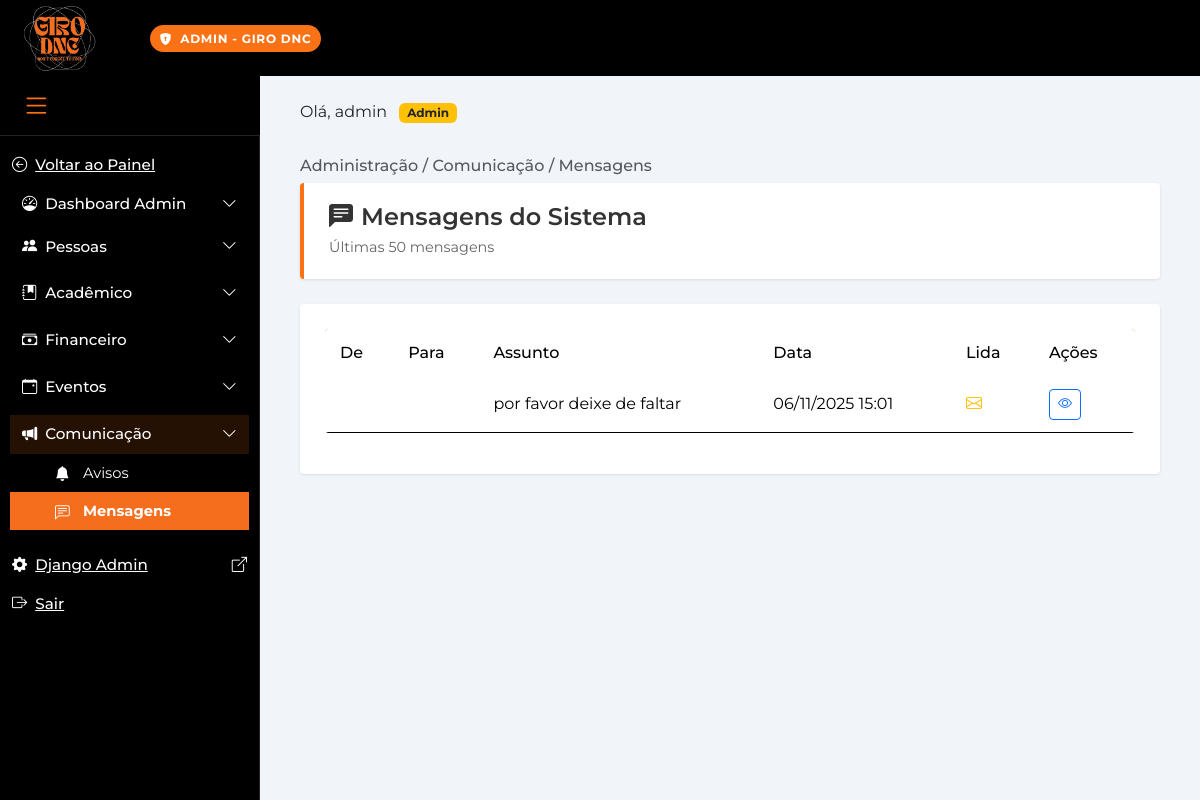
Screenshot of /admin-painel/mensagens/ (signed in) with the database file from the repository.
### paginas/models.py (models this page shows, shortened)
class Mensagem(models.Model):
    remetente = models.ForeignKey(User, on_delete=models.CASCADE, related_name='mensagens_enviadas')
    destinatario = models.ForeignKey(User, on_delete=models.CASCADE, related_name='mensagens_recebidas')
    assunto = models.CharField(max_length=200, blank=True)
    conteudo = models.TextField()
    data_envio = models.DateTimeField(auto_now_add=True)
    lida = models.BooleanField(default=False)
    data_leitura = models.DateTimeField(null=True, blank=True)
    class Meta:
        verbose_name = 'Mensagem'
        verbose_name_plural = 'Mensagens'
        ordering = ['-data_envio']

### paginas/admin_views.py (the view)
# urls.py: path('admin-painel/mensagens/', admin_views.admin_mensagens, name='admin_mensagens'),
@login_required
@user_passes_test(is_superuser)
def admin_mensagens(request):
    mensagens = Mensagem.objects.select_related('remetente', 'destinatario').order_by('-data_envio')[:50]
    context = {
        'mensagens': mensagens,
    }
    return render(request, 'admin_painel/mensagens.html', context)

### paginas/admin_views.py (called while the page is built)
def is_superuser(user):
    return user.is_superuser

### paginas/templates/admin_painel/mensagens.html (shortened to what this page needs)
<!doctype html>
<html lang="pt-br">
<head>
    {% load static %}
  <link href="https://cdn.jsdelivr.net/npm/bootstrap@5.3.3/dist/css/bootstrap.min.css" rel="stylesheet">
  <link href="https://cdn.jsdelivr.net/npm/bootstrap-icons@1.11.3/font/bootstrap-icons.css" rel="stylesheet">
  <link href="https://cdn.datatables.net/1.13.7/css/dataTables.bootstrap5.min.css" rel="stylesheet">
  <link rel="stylesheet" href="{% static 'paginas/css/style.css' %}">
  <link rel="stylesheet" href="{% static 'paginas/css/admin.css' %}">
</head>
<body>
  <header class="gd-topbar">
    <div class="gd-logo-container">
      <a href="{% url 'paginas:home' %}">
        <img src="{% static 'paginas/img/Girologo.jpg' %}" alt="Logo Giro" class="gd-logo">
      </a>
    </div>
    <div class="gd-topbar-content">
      <span class="gd-pill" style="background: #f97316; color: white;">
        <i class="bi bi-shield-lock-fill me-2"></i>ADMIN - GIRO DNC
      </span>
    </div>
  </header>
  <div class="sidebar-item">
    <button id="sidebar-toggle" class="menu-sanduiche">
      <i class="bi bi-list"></i>
    </button>
  </div>
  <div class="gd-layout d-flex">
    <aside class="gd-sidebar d-flex flex-column">
      <nav class="gd-nav flex-grow-1">
        <div class="accordion" id="sidebarAccordion">
          <ul>
            <li>
              <a href="{% url 'paginas:painel_index' %}" class="btn-toggle sidebar-option">
                <i class="bi bi-arrow-left-circle"></i>
                <span>Voltar ao Painel</span>
              </a>
            </li>
            <li>
              <div class="gd-submenu mb-1">
                <button class="btn-toggle sidebar-option " data-bs-toggle="collapse" data-bs-target="#collapseAdmin" aria-expanded="false">
                  <i class="bi bi-speedometer"></i>
                  <span>Dashboard Admin</span>
                  <i class="bi bi-chevron-down ms-auto"></i>
                </button>
              </div>
            </li>
            <li>
              <div class="gd-submenu mb-2">
                <button class="btn-toggle sidebar-option " data-bs-toggle="collapse" data-bs-target="#collapsePessoas" aria-expanded="false">
                  <i class="bi bi-people-fill"></i>
                  <span>Pessoas</span>
                  <i class="bi bi-chevron-down ms-auto"></i>
                </button>
              </div>
            </li>
            <li>
              <div class="gd-submenu mb-2">
                <button class="btn-toggle sidebar-option " data-bs-toggle="collapse" data-bs-target="#collapseAcademico" aria-expanded="false">
                  <i class="bi bi-journal-bookmark-fill"></i>
                  <span>Acadêmico</span>
                  <i class="bi bi-chevron-down ms-auto"></i>
                </button>
              </div>
            </li>
            <li>
              <div class="gd-submenu mb-2">
                <button class="btn-toggle sidebar-option " data-bs-toggle="collapse" data-bs-target="#collapseFinanceiroAdmin" aria-expanded="false">
                  <i class="bi bi-cash-stack"></i>
                  <span>Financeiro</span>
                  <i class="bi bi-chevron-down ms-auto"></i>
                </button>
              </div>
            </li>
            <li>
              <div class="gd-submenu mb-2">
                <button class="btn-toggle sidebar-option " data-bs-toggle="collapse" data-bs-target="#collapseEventos" aria-expanded="false">
                  <i class="bi bi-calendar-event"></i>
                  <span>Eventos</span>
                  <i class="bi bi-chevron-down ms-auto"></i>
                </button>
              </div>
            </li>
            <li>
              <div class="gd-submenu mb-3">
                <button class="btn-toggle sidebar-option active" data-bs-toggle="collapse" data-bs-target="#collapseComunicacaoAdmin" aria-expanded="true">
                  <i class="bi bi-megaphone-fill"></i>
                  <span>Comunicação</span>
                  <i class="bi bi-chevron-down ms-auto"></i>
                </button>
                <div class="collapse show" id="collapseComunicacaoAdmin" data-bs-parent="#sidebarAccordion">
                  <div class="sidebar-option-container">
                    <a href="{% url 'paginas:admin_avisos' %}" class="nav-link sidebar-option ">
                      <i class="bi bi-bell-fill"></i>
                      <span>Avisos</span>
                    </a>
                    <a href="{% url 'paginas:admin_mensagens' %}" class="nav-link sidebar-option active">
                      <i class="bi bi-chat-left-text"></i>
                      <span>Mensagens</span>
                    </a>
                  </div>
                </div>
              </div>
            </li>
            <li>
              <a href="/admin/" class="btn-toggle sidebar-option" target="_blank">
                <i class="bi bi-gear-fill"></i>
                <span>Django Admin</span>
                <i class="bi bi-box-arrow-up-right ms-auto"></i>
              </a>
            </li>
            <li>
              <a href="{% url 'paginas:logout' %}" class="btn-toggle sidebar-option">
                <i class="bi bi-box-arrow-right"></i>
                <span>Sair</span>
              </a>
            </li>
          </ul>
        </div>
      </nav>
    </aside>
    <main class="gd-main">
      <div>
        <span>Olá, {{ user.get_full_name|default:user.username }} <span class="badge bg-warning text-dark ms-2">Admin</span></span>
      </div>
      <div class="conteudo">
        <h1 class="gd-breadcrumb">Administração / Comunicação / Mensagens</h1>
<div class="admin-header">
  <h1><i class="bi bi-chat-left-text-fill me-2"></i>Mensagens do Sistema</h1>
  <p class="mb-0">Últimas 50 mensagens</p>
</div>
<div class="admin-card">
  <div class="table-responsive">
    <table class="table table-admin table-hover">
      <thead>
        <tr>
          <th>De</th>
          <th>Para</th>
          <th>Assunto</th>
          <th>Data</th>
          <th>Lida</th>
          <th>Ações</th>
        </tr>
      </thead>
      <tbody>
        {% for msg in mensagens %}
        <tr>
          <td>{{ msg.remetente.get_full_name }}</td>
          <td>{{ msg.destinatario.get_full_name }}</td>
          <td>{{ msg.assunto }}</td>
          <td>{{ msg.data_envio|date:"d/m/Y H:i" }}</td>
          <td>
            {% if msg.lida %}
              <i class="bi bi-envelope-open text-success"></i>
            {% else %}
              <i class="bi bi-envelope text-warning"></i>
            {% endif %}
          </td>
          <td>
            <a href="/admin/paginas/mensagem/{{ msg.id }}/change/" class="btn btn-sm btn-outline-primary">
              <i class="bi bi-eye"></i>
            </a>
          </td>
        </tr>
        {% endfor %}
      </tbody>
    </table>
  </div>
</div>
      </div>
    </main>
  </div>
</body>
</html>

### paginas/static/paginas/css/style.css (style rules this page uses)
:root { --gd-orange: #f97316; --gd-orange-light: #fed7aa; --gd-bg: #000; --gd-border: #242426; --gd-text-dim: #a1a1aa; --gd-surface: #f9f9fb; --gd-white: #fff; --gd-gray-light: #f8fafc; --gd-gray-medium: #64748b; --gd-red: #ef4444; --gd-green: #22c55e; }
body { background: #f1f5f9; font-family: 'Montserrat', Arial, Helvetica, sans-serif; margin: 0; padding: 0; }
.gd-topbar { position: fixed; top: 0; left: 0; right: 0; height: 76px; background: var(--gd-bg); color: #fff; z-index: 1030; display: flex; align-items: center; }
.gd-pill { background: var(--gd-orange); color: #000; font-weight: 700; font-size: .75rem; letter-spacing: .06em; border-radius: 999px; padding: .35rem .6rem; }
.gd-logo-container { position: fixed; top: 0; left: 20px; z-index: 2000; width: 80px; height: 76px; display: flex; align-items: center; }
.gd-logo { width: 80px; height: 76px; object-fit: contain; }
.gd-topbar-content { margin-left: 150px; }
.gd-sidebar { position: fixed; top: 76px; bottom: 0; left: 0; width: 260px; background: var(--gd-bg); color: #fff; border-right: 1px solid var(--gd-border); overflow-x: hidden; overflow-y: auto; padding-top: 10px; z-index: 1040; transition: transform 0.3s ease, width 0.3s ease; }
@media (min-width: 1025px) { .gd-sidebar { transform: translateX(0); margin-top: 60px; } }
.sidebar-item { display: block !important; position: relative; visibility: visible !important; opacity: 1 !important; padding-bottom: 15px; border-bottom: 1px solid var(--gd-border); transition: width 0.3s ease, padding 0.3s ease; }
.menu-sanduiche { background: transparent; border: none; color: var(--gd-orange); font-size: 1.8rem; cursor: pointer; display: block !important; width: auto; height: auto; padding: 8px 12px; transition: all 0.3s ease; visibility: visible !important; opacity: 1 !important; }
@media (min-width: 1025px) { .sidebar-item { position: fixed !important; top: 76px !important; left: 0 !important; z-index: 2050 !important; display: flex !important; align-items: center !important; justify-content: flex-start !important; visibility: visible !important; width: 260px; height: 60px; background: var(--gd-bg); padding: 0 0 0 10px; border-bottom: 1px solid var(--gd-border); } }
@media (min-width: 1025px) { .menu-sanduiche { position: relative !important; margin: 0 !important; display: block !important; visibility: visible !important; } }
.gd-submenu { margin: 0 10px; }
.btn-toggle.sidebar-option { width: 100%; display: flex; align-items: center; justify-content: flex-start; gap: 8px; padding: 8px 12px; background: transparent; color: #fff; border: none; border-radius: 0; font-weight: 500; font-size: 0.95rem; text-align: left; transition: background 0.2s cubic-bezier(0.4, 0, 0.2, 1), color 0.2s cubic-bezier(0.4, 0, 0.2, 1), padding 0.3s cubic-bezier(0.4, 0, 0.2, 1); cursor: pointer; pointer-events: auto !important; }
.btn-toggle.sidebar-option:hover, .btn-toggle.sidebar-option.active { background: rgba(249, 115, 22, 0.15); color: var(--gd-orange); }
.nav-link.sidebar-option { display: flex; align-items: center; gap: 6px; padding: 8px 20px 8px 45px; color: var(--gd-white); font-size: 0.92rem; text-decoration: none; border-radius: 0; transition: all 0.2s ease; white-space: nowrap; }
.nav-link.active { background: #F56E1D !important; font-weight: 700; color: white !important; }
.nav-link.active i { color: white !important; }
.nav-link.sidebar-option i { width: 18px; height: 18px; margin-right: 4px; color: var(--gd-white); transition: color 0.2s ease; }
.gd-sidebar ul { list-style: none; padding-left: 0; margin-bottom: 0; }
.gd-main { min-height: 100vh; background: #f1f5f9; display: flex; flex-direction: column; transition: margin-left 0.3s ease, width 0.3s ease; }
@media (min-width: 1025px) { .gd-main { margin-left: 260px; padding: 100px 40px 40px 40px; width: calc(100% - 260px); } }
.conteudo { flex: 1; width: 100%; max-width: none; }
.gd-breadcrumb { font-size: 1rem; color: #212529BF; margin-top: 2rem; margin-bottom: 0.5rem; padding: 0; }
#sidebar-toggle { display: block !important; visibility: visible !important; opacity: 1 !important; position: relative !important; z-index: 1050 !important; }
button#sidebar-toggle.menu-sanduiche { display: block !important; visibility: visible !important; opacity: 1 !important; }
.sidebar-option.active { background: rgba(249, 115, 22,) !important; color: var(--gd-white) !important; }

### rows the page displays
Mensagem: assunto "por favor deixe de faltar", data_envio "06/11/2025 15:01", lida False (drawn)

### other values shown
{{ user.get_full_name|default:user.username }} "admin"
